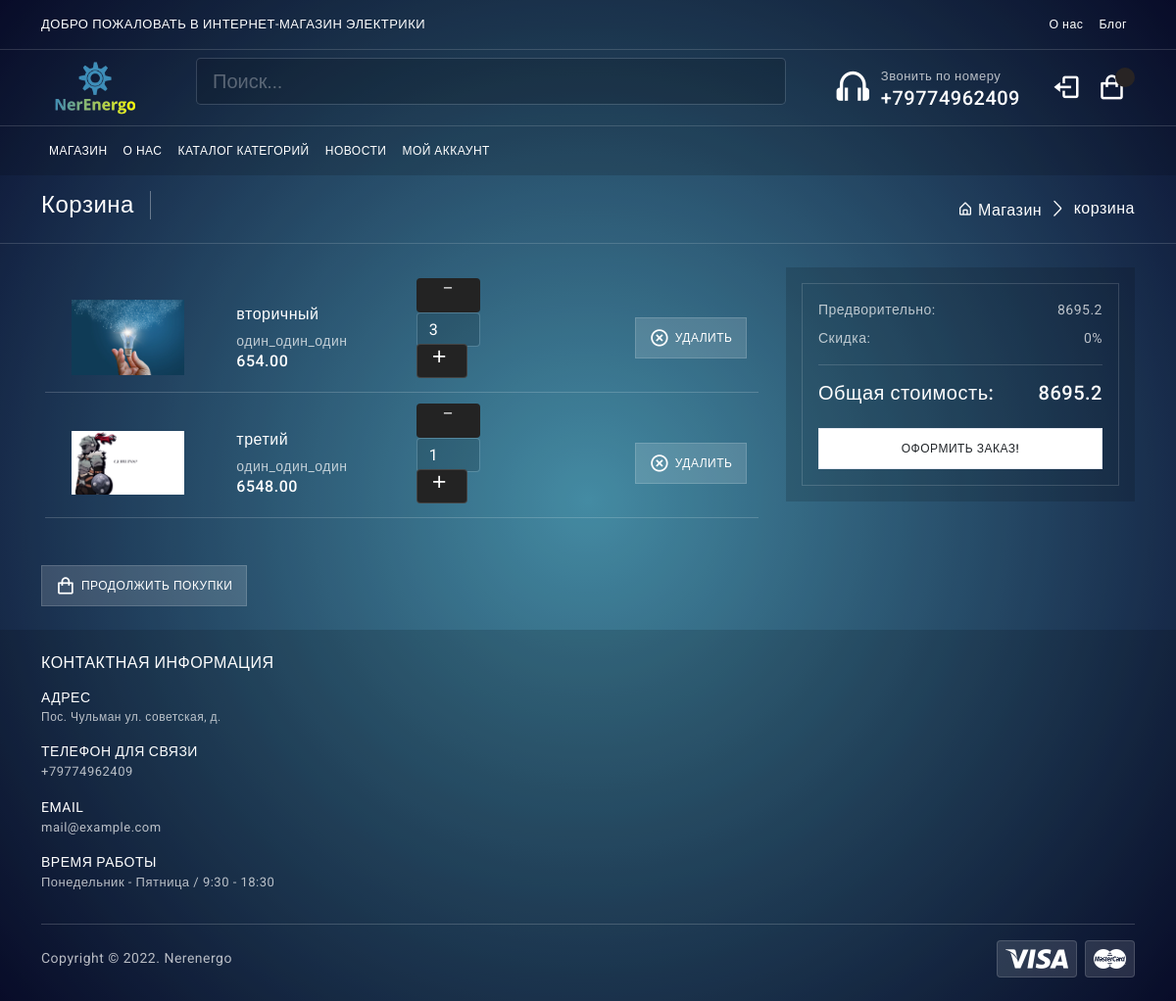
The app's page /cart/ (signed in), older data.
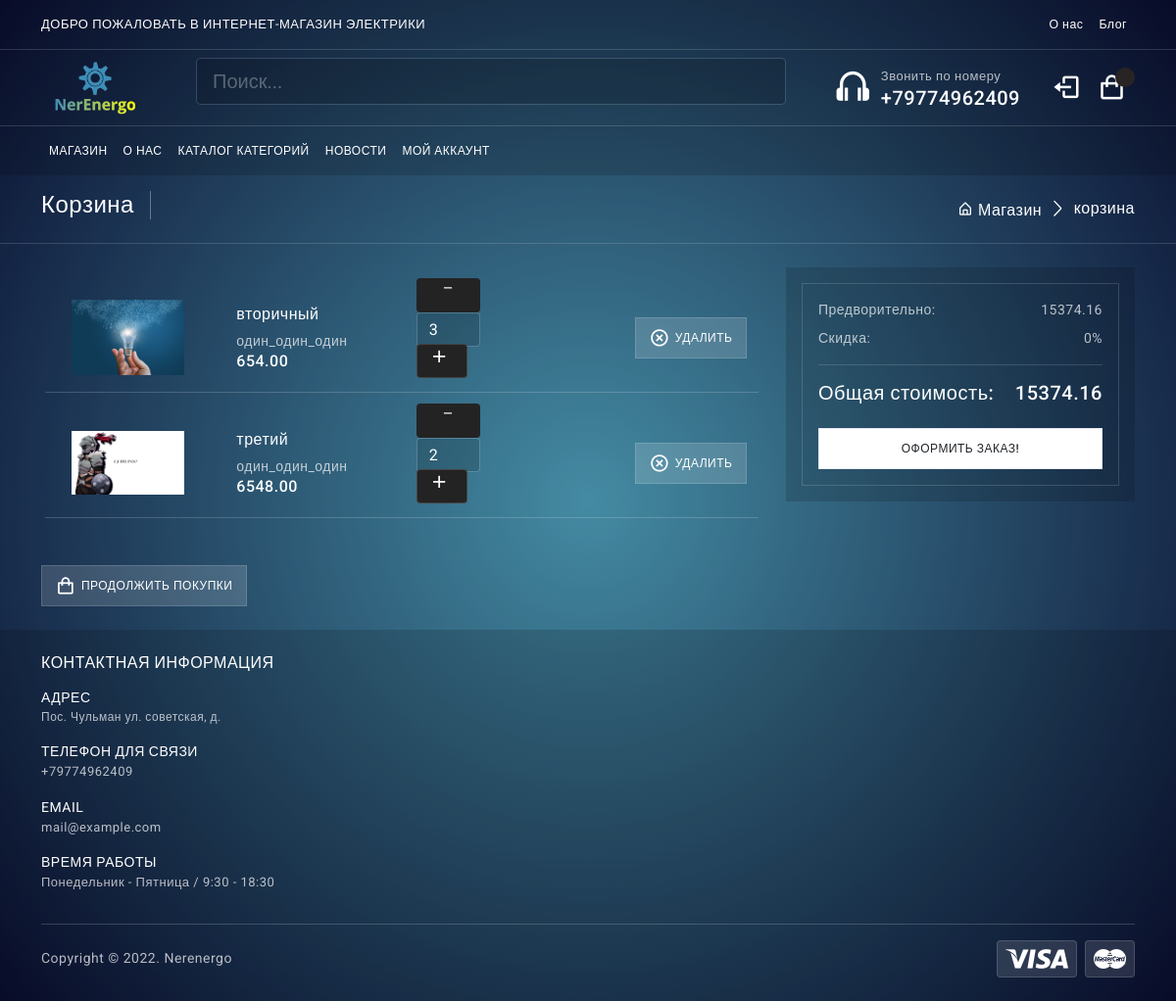
The same page, newer data.
### cart/models.py (models this page shows, shortened)
class CartItem(models.Model):
    user = models.ForeignKey(Account, on_delete=models.CASCADE, null=True )
    product = models.ForeignKey(Product, on_delete=models.CASCADE)
    variation = models.ManyToManyField(Variation, blank=True)
    cart = models.ForeignKey(Cart, on_delete=models.CASCADE, null=True)
    quantity = models.IntegerField()
    is_active = models.BooleanField(default=True)

### mainapp/models.py (models this page shows, shortened)
class Product(models.Model):
	category = models.ForeignKey(Category, verbose_name='Категория', on_delete=models.CASCADE)
	title = models.CharField(max_length=255, verbose_name="наименование")
	identifications = models.PositiveIntegerField(default=1, verbose_name='индификатор', blank=True)
	slug = models.SlugField(unique=True)
	image = models.ImageField(verbose_name='Изображение')
	description = models.TextField(verbose_name='описание', null=True)
	price = models.DecimalField(max_digits=9, decimal_places=2, verbose_name='Цена')
	count_view = models.PositiveIntegerField(default=0, verbose_name='Количество')
	characteristiks = models.TextField(verbose_name='описание', null=True)
	date_created = models.DateTimeField(auto_now_add = True)
	property1 = models.CharField(max_length=255, verbose_name="свойство_№1", blank=True)
	property2 = models.CharField(max_length=255, verbose_name="свойство_№2", blank=True)
	property3 = models.CharField(max_length=255, verbose_name="свойство_№3", blank=True)
	property4 = models.CharField(max_length=255, verbose_name="свойство_№4", blank=True)
	property5 = models.CharField(max_length=255, verbose_name="свойство_№5", blank=True)
	property6 = models.CharField(max_length=255, verbose_name="свойство_№6", blank=True)
	property7 = models.CharField(max_length=255, verbose_name="свойство_№7", blank=True)
	property8 = models.CharField(max_length=255, verbose_name="свойство_№8", blank=True)
	property9 = models.CharField(max_length=255, verbose_name="свойство_№9", blank=True)
	property10 = models.CharField(max_length=255, verbose_name="свойство_№10", blank=True)
	class Meta:
		verbose_name = 'Продукт'
		verbose_name_plural = 'Продукты'

class Category(MPTTModel):
	name = models.CharField(max_length=255, verbose_name="имя категории")
	slug = models.SlugField(unique=True)
	parent = TreeForeignKey('self', on_delete=models.CASCADE, null=True, blank=True, related_name='children')
	class MPTTMeta:
		order_insertion_by = ['name']
	def __str__(self):
		return self.name
	class Meta:
		verbose_name = 'Категорию'
		verbose_name_plural = 'категории'

### cart/views.py (the view)
# urls.py: path('', views.cart, name='cart'),
def cart(request, total_price=0, quantity=0, cart_items=None):
    grand_total = 0
    tax = 0
    try:
        if request.user.is_authenticated:
            cart_items = CartItem.objects.filter(user=request.user, is_active=True)
        else:
            cart = Cart.objects.get(cart_id=_cart_id(request))
            cart_items = CartItem.objects.filter(cart=cart, is_active=True)
        for cart_item in cart_items:
            total_price += (cart_item.product.price * cart_item.quantity)
            quantity += cart_item.quantity
    except ObjectDoesNotExist:
        pass
    tax = round(((2 * total_price)/100), 2)
    grand_total = total_price + tax
    handing = 15.00
    total = float(grand_total) + handing
    context = {
        'total' : total_price,
        'quantity': quantity,
        'cart_items':cart_items,
        'order_total':total,
        'vat' : tax,
        'handing':handing,
    }
    return render(request, 'mainapp/cart.html', context)

### mainapp/templates/mainapp/cart.html (shortened to what the changed rows need)
{% extends 'mainapp/index.html' %}
{% block content %}
 {% if not cart_items %}
 		<section class="py-3 border-bottom d-none d-md-flex">
			<div class="container">
				<div class="page-breadcrumb d-flex align-items-center">
					<h3 class="breadcrumb-title pe-3">Корзина</h3>
					<div class="ms-auto">
						<nav aria-label="breadcrumb">
							<ol class="breadcrumb mb-0 p-0">
								<li class="breadcrumb-item"><a href="{% url 'mainapp:index.html' %}"><i class="bx bx-home-alt"></i> Магазин</a>
								</li>
								<li class="breadcrumb-item active" aria-current="page">корзина</li>
							</ol>
						</nav>
					</div>
				</div>
			</div>
		</section>
		<div style="font-size:18px; margin-bottom:300px;margin-top:30px" class="container alert alert-info text-center" role="alert">
		<b>Ваша корзина пуста,&nbsp;&nbsp; <a href="{% url 'mainapp:index.html' %}" style="color:#21094e;text-decoration: underline;">Вернуться к покупкам<a></b>
		</div>
{% else %}
				<section class="py-3 border-bottom d-none d-md-flex">
					<div class="container">
						<div class="page-breadcrumb d-flex align-items-center">
							<h3 class="breadcrumb-title pe-3">Корзина</h3>
							<div class="ms-auto">
								<nav aria-label="breadcrumb">
									<ol class="breadcrumb mb-0 p-0">
										<li class="breadcrumb-item"><a href="{% url 'mainapp:index.html' %}"><i class="bx bx-home-alt"></i> Магазин</a>
										</li>
										<li class="breadcrumb-item active" aria-current="page">корзина</li>
									</ol>
								</nav>
							</div>
						</div>
					</div>
				</section>
				<section class="py-4">
					<div class="container">
						<div class="shop-cart">
							<div class="row">
								<div class="col-12 col-xl-8">
									<div class="shop-cart-list mb-3 p-3">
										{% for cart_item in cart_items %}
										<div class="row align-items-center g-6">
											<div class="col-3 col-lg-9">
												<div class="d-lg-flex align-items-center gap-2">
													<div class="col cart-img text-center text-lg-start">
														<a href="{{ product.get_absolute_url }}">
														<img style="width:130px; padding-left: 15px" src="{{cart_item.product.image.url}}"alt=""></a>
													</div>
													<div class="col cart-detail text-center text-lg-start" style="padding-left: 20px; padding-right: 20px; position: center;">
														<h6 class="mb-2">{{ cart_item.product.title }}</h6>
														<span class="mb-0">{{cart_item.product.category}}</span>
														<h6 class="mb-0">{{cart_item.product.price}}</h6>
													</div>
													<div class="col plus-minus">
														<form style="" action="{% url 'cart:add_cart' cart_item.product.id %}" method="POST">
															<a href="{% url 'cart:remove_cart' cart_item.product.id cart_item.id %}" ><i style="text-align: center; background:#232323;color:#fff;height:35px;margin-top:-5px;width:65px; border-radius: 4px;" class="bx bx-minus "></i></a>
															<input style=" height:35px; width: 65px;" class="form-control" value="{{cart_item.quantity}}">
															<button style="background:#232323;color:#fff; height:35px; margin-top:-3px " class="btn btn-light" type="submit" id="button-minus"> <i class="bx bx-plus"></i> </button>
														</form>
													</div>
												</div>
											</div>
											<div class="col-12 col-lg-3">
												<div class="text-center">
													<div class="d-flex gap-2 justify-content-center justify-content-lg-end"> <a href="{% url 'cart:remove_cart_item' cart_item.product.id cart_item.id %}" class="btn btn-light rounded-0 btn-ecomm"><i class='bx bx-x-circle'></i>Удалить</a>
													</div>
												</div>
											</div>
											<hr>
										</div>
										{% endfor %}
									</div>
								</div>
								<div class="col-12 col-xl-4">
											<div class="checkout-form p-3 bg-dark-1">
												<div class="card rounded-0 border bg-transparent mb-0 shadow-none">
													<div class="card-body">
														<p class="mb-2">Предворительно: <span class="float-end">{{order_total}}</span>
														<p class="mb-0">Скидка: <span class="float-end">0%</span>
														</p>
														<div class="my-3 border-top"></div>
														<h5 class="mb-0">Общая стоимость: <span class="float-end">{{order_total}}</span></h5>
														<div class="d-grid"> <a href="javascript:;" class="btn btn-white btn-ecomm">Оформить заказ!</a>
														</div>
													</div>
												</div>
											</div>
										</div>
							</div>
							<div class="d-lg-flex align-items-center gap-2">	<a href="{% url 'mainapp:index.html' %}" class="btn btn-light btn-ecomm"><i class='bx bx-shopping-bag'></i> Продолжить покупки</a>
							</div>
						</div>
					</div>
				</section>
{% endif %}
{% endblock content %}

Row changes from the older to the newer data that the page shows:
changed CartItem "третий": quantity "1" → "2"
Text that changed along with them:
{{ order_total }}: "8695.2" → "15374.16"
